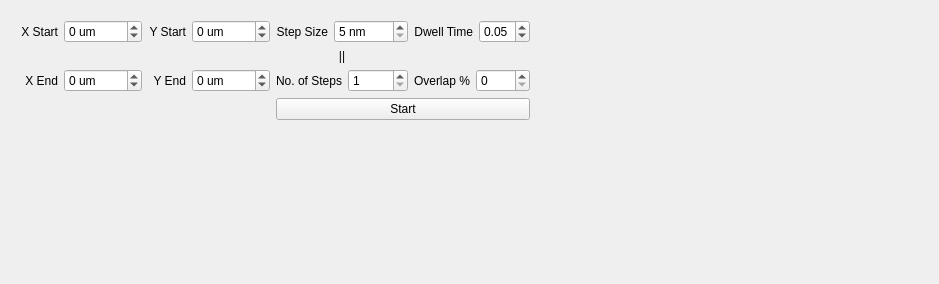
          <widget class="QWidget" name="tabWidget_2Page1">
           <attribute name="title">
            <string>Mosaic Scan</string>
           </attribute>
           <layout class="QGridLayout" name="gridLayout_59">
            <item row="0" column="0">
             <widget class="QWidget" name="widget_3" native="true">
              <layout class="QGridLayout" name="gridLayout_58">
               <item row="1" column="2">
                <widget class="QLabel" name="label_94">
                 <property name="text">
                  <string>||</string>
                 </property>
                 <property name="alignment">
                  <set>Qt::AlignCenter</set>
                 </property>
                </widget>
               </item>
               <item row="2" column="3">
                <layout class="QHBoxLayout" name="horizontalLayout_60">
                 <item>
                  <widget class="QLabel" name="label_96">
                   <property name="text">
                    <string>Overlap %</string>
                   </property>
                  </widget>
                 </item>
                 <item>
                  <widget class="QSpinBox" name="spinBox_7">
                   <property name="maximum">
                    <number>90</number>
                   </property>
                  </widget>
                 </item>
                </layout>
               </item>
               <item row="2" column="0">
                <layout class="QHBoxLayout" name="horizontalLayout_54">
                 <item>
                  <widget class="QLabel" name="label_89">
                   <property name="text">
                    <string>X End</string>
                   </property>
                   <property name="alignment">
                    <set>Qt::AlignRight|Qt::AlignTrailing|Qt::AlignVCenter</set>
                   </property>
                  </widget>
                 </item>
                 <item>
                  <widget class="QSpinBox" name="spinBox_2">
                   <property name="suffix">
                    <string> um</string>
                   </property>
                   <property name="minimum">
                    <number>-1000</number>
                   </property>
                   <property name="maximum">
                    <number>1000</number>
                   </property>
                   <property name="singleStep">
                    <number>10</number>
                   </property>
                  </widget>
                 </item>
                </layout>
               </item>
               <item row="0" column="0">
                <layout class="QHBoxLayout" name="horizontalLayout_53">
                 <item>
                  <widget class="QLabel" name="label_88">
                   <property name="text">
                    <string>X Start</string>
                   </property>
                   <property name="alignment">
                    <set>Qt::AlignRight|Qt::AlignTrailing|Qt::AlignVCenter</set>
                   </property>
                  </widget>
                 </item>
                 <item>
                  <widget class="QSpinBox" name="spinBox">
                   <property name="suffix">
                    <string> um</string>
                   </property>
                   <property name="minimum">
                    <number>-1000</number>
                   </property>
                   <property name="maximum">
                    <number>1000</number>
                   </property>
                   <property name="singleStep">
                    <number>10</number>
                   </property>
                  </widget>
                 </item>
                </layout>
               </item>
               <item row="2" column="1">
                <layout class="QHBoxLayout" name="horizontalLayout_56">
                 <item>
                  <widget class="QLabel" name="label_91">
                   <property name="text">
                    <string>Y End</string>
                   </property>
                   <property name="alignment">
                    <set>Qt::AlignRight|Qt::AlignTrailing|Qt::AlignVCenter</set>
                   </property>
                  </widget>
                 </item>
                 <item>
                  <widget class="QSpinBox" name="spinBox_4">
                   <property name="suffix">
                    <string> um</string>
                   </property>
                   <property name="minimum">
                    <number>-1000</number>
                   </property>
                   <property name="maximum">
                    <number>1000</number>
                   </property>
                   <property name="singleStep">
                    <number>10</number>
                   </property>
                  </widget>
                 </item>
                </layout>
               </item>
               <item row="0" column="1">
                <layout class="QHBoxLayout" name="horizontalLayout_55">
                 <item>
                  <widget class="QLabel" name="label_90">
                   <property name="text">
                    <string>Y Start</string>
                   </property>
                   <property name="alignment">
                    <set>Qt::AlignRight|Qt::AlignTrailing|Qt::AlignVCenter</set>
                   </property>
                  </widget>
                 </item>
                 <item>
                  <widget class="QSpinBox" name="spinBox_3">
                   <property name="suffix">
                    <string> um</string>
                   </property>
                   <property name="minimum">
                    <number>-1000</number>
                   </property>
                   <property name="maximum">
                    <number>1000</number>
                   </property>
                   <property name="singleStep">
                    <number>10</number>
                   </property>
                  </widget>
                 </item>
                </layout>
               </item>
               <item row="0" column="2">
                <layout class="QHBoxLayout" name="horizontalLayout_57">
                 <item>
                  <widget class="QLabel" name="label_92">
                   <property name="text">
                    <string>Step Size</string>
                   </property>
                   <property name="alignment">
                    <set>Qt::AlignRight|Qt::AlignTrailing|Qt::AlignVCenter</set>
                   </property>
                  </widget>
                 </item>
                 <item>
                  <widget class="QSpinBox" name="spinBox_5">
                   <property name="suffix">
                    <string> nm</string>
                   </property>
                   <property name="minimum">
                    <number>5</number>
                   </property>
                   <property name="maximum">
                    <number>5000</number>
                   </property>
                  </widget>
                 </item>
                </layout>
               </item>
               <item row="0" column="3">
                <layout class="QHBoxLayout" name="horizontalLayout_59">
                 <item>
                  <widget class="QLabel" name="label_95">
                   <property name="text">
                    <string>Dwell Time</string>
                   </property>
                   <property name="alignment">
                    <set>Qt::AlignRight|Qt::AlignTrailing|Qt::AlignVCenter</set>
                   </property>
                  </widget>
                 </item>
                 <item>
                  <widget class="QDoubleSpinBox" name="doubleSpinBox">
                   <property name="minimum">
                    <double>0.010000000000000</double>
                   </property>
                   <property name="maximum">
                    <double>0.500000000000000</double>
                   </property>
                   <property name="singleStep">
                    <double>0.010000000000000</double>
                   </property>
                   <property name="value">
                    <double>0.050000000000000</double>
                   </property>
                  </widget>
                 </item>
                </layout>
               </item>
               <item row="2" column="2">
                <layout class="QHBoxLayout" name="horizontalLayout_58">
                 <item>
                  <widget class="QLabel" name="label_93">
                   <property name="text">
                    <string>No. of Steps</string>
                   </property>
                   <property name="alignment">
                    <set>Qt::AlignRight|Qt::AlignTrailing|Qt::AlignVCenter</set>
                   </property>
                  </widget>
                 </item>
                 <item>
                  <widget class="QSpinBox" name="spinBox_6">
                   <property name="suffix">
                    <string/>
                   </property>
                   <property name="minimum">
                    <number>1</number>
                   </property>
                   <property name="maximum">
                    <number>1000</number>
                   </property>
                  </widget>
                 </item>
                </layout>
               </item>
               <item row="3" column="2" colspan="2">
                <widget class="QPushButton" name="pushButton_6">
                 <property name="sizePolicy">
                  <sizepolicy hsizetype="Expanding" vsizetype="Fixed">
                   <horstretch>0</horstretch>
                   <verstretch>0</verstretch>
                  </sizepolicy>
                 </property>
                 <property name="text">
                  <string>Start</string>
                 </property>
                </widget>
               </item>
              </layout>
             </widget>
            </item>
            <item row="0" column="1">
             <spacer name="horizontalSpacer_6">
              <property name="orientation">
               <enum>Qt::Horizontal</enum>
              </property>
              <property name="sizeHint" stdset="0">
               <size>
                <width>389</width>
                <height>20</height>
               </size>
              </property>
             </spacer>
            </item>
            <item row="1" column="0">
             <spacer name="verticalSpacer_14">
              <property name="orientation">
               <enum>Qt::Vertical</enum>
              </property>
              <property name="sizeHint" stdset="0">
               <size>
                <width>20</width>
                <height>144</height>
               </size>
              </property>
             </spacer>
            </item>
           </layout>
          </widget>
